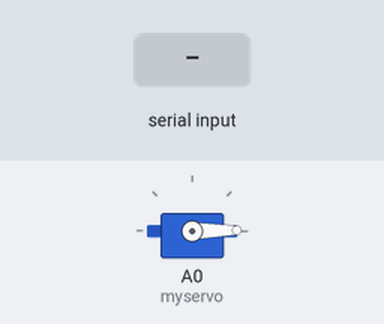
This sketch was run on a simulated Arduino Uno, built with avr-gcc and run on an emulated ATmega328P. On the bench: servo. The test bench sets the inputs (shaded band).

Above: at 1.2 s.
1.3 s: "$" received over Serial
At 1.6 s:
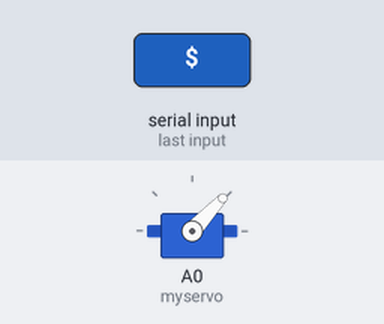
Timing chart, 0 to 4.9 s (numbered marks = the images above; inputs shaded):
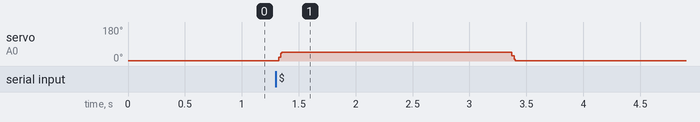

Measured:
- after the input at 1.3 s, servo on A0 (myservo): 1° → 47° at once, → 1° 2.1 s later

The sketch:

arduino_dispenser.ino
```cpp
#include <Servo.h>

Servo myservo;  // create servo object to control a servo
// twelve servo objects can be created on most boards

int pos = 0;    // variable to store the servo position
char inByte = ' ';

void setup() {
  Serial.begin(9600); // set the baud rate
  myservo.attach(A0);  // attaches the servo on pin 9 to the servo object
}

void loop() {

  for (pos = 1; pos >= 1; pos -= 1) { // goes from 180 degrees to 0 degrees
      myservo.write(pos);              // tell servo to go to position in variable 'pos'
      delay(10);                       // waits 15ms for the servo to reach the position
    }

  char inByte = Serial.read(); // read the incoming data

  if(inByte == '$') {

    // If the desired byte is read, empty the serial buffer
    while(Serial.available()){
      Serial.read();
      delay(1);
    }

    inByte = "";

    for (pos = 1; pos <= 47; pos += 1) { // goes from 0 degrees to 30 degrees
      // in steps of 1 degree
      myservo.write(pos);              // tell servo to go to position in variable 'pos'
      delay(1);                       // waits 15ms for the servo to reach the position
    }
    delay(2000);
    for (pos = 47; pos >= 1; pos -= 1) { // goes from 180 degrees to 30 degrees
      myservo.write(pos);              // tell servo to go to position in variable 'pos'
      delay(1);                       // waits 15ms for the servo to reach the position
    }
    delay(1000);

   }
}
```
